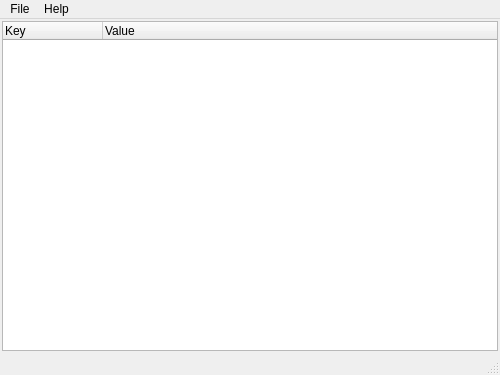
<?xml version="1.0" encoding="UTF-8"?>
<ui version="4.0">
 <class>SerialTree</class>
 <widget class="QDockWidget" name="SerialTree">
  <property name="geometry">
   <rect>
    <x>0</x>
    <y>0</y>
    <width>500</width>
    <height>375</height>
   </rect>
  </property>
  <widget class="QMainWindow" name="mainWindow">
   <property name="dockNestingEnabled">
    <bool>true</bool>
   </property>
   <widget class="QWidget" name="centralWidget">
    <layout class="QGridLayout" name="gridLayout">
     <property name="leftMargin">
      <number>2</number>
     </property>
     <property name="topMargin">
      <number>2</number>
     </property>
     <property name="rightMargin">
      <number>2</number>
     </property>
     <property name="bottomMargin">
      <number>2</number>
     </property>
     <property name="spacing">
      <number>0</number>
     </property>
     <item row="0" column="0">
      <widget class="QTreeWidget" name="treeWidget">
       <property name="alternatingRowColors">
        <bool>true</bool>
       </property>
       <property name="uniformRowHeights">
        <bool>true</bool>
       </property>
       <property name="animated">
        <bool>true</bool>
       </property>
       <property name="wordWrap">
        <bool>true</bool>
       </property>
       <property name="columnCount">
        <number>2</number>
       </property>
       <column>
        <property name="text">
         <string>Key</string>
        </property>
       </column>
       <column>
        <property name="text">
         <string>Value</string>
        </property>
       </column>
      </widget>
     </item>
    </layout>
   </widget>
   <widget class="QMenuBar" name="menuBar">
    <property name="geometry">
     <rect>
      <x>0</x>
      <y>0</y>
      <width>500</width>
      <height>21</height>
     </rect>
    </property>
    <widget class="QMenu" name="menuFile">
     <property name="title">
      <string>File</string>
     </property>
     <addaction name="actionFind_Key"/>
     <addaction name="separator"/>
     <addaction name="actionOpen_Tree"/>
     <addaction name="actionSave_Tree"/>
     <addaction name="actionExport_CSV"/>
     <addaction name="separator"/>
     <addaction name="actionClose_Window"/>
    </widget>
    <widget class="QMenu" name="menuHelp">
     <property name="title">
      <string>Help</string>
     </property>
     <addaction name="actionGeneral_Help"/>
     <addaction name="actionTree_Help"/>
    </widget>
    <addaction name="menuFile"/>
    <addaction name="menuHelp"/>
   </widget>
   <widget class="QStatusBar" name="statusBar"/>
  </widget>
  <action name="actionFind_Key">
   <property name="text">
    <string>Find Key</string>
   </property>
   <property name="shortcut">
    <string>Ctrl+F</string>
   </property>
  </action>
  <action name="actionOpen_Tree">
   <property name="enabled">
    <bool>false</bool>
   </property>
   <property name="text">
    <string>Open Tree</string>
   </property>
   <property name="shortcut">
    <string>Ctrl+O</string>
   </property>
   <property name="visible">
    <bool>false</bool>
   </property>
  </action>
  <action name="actionSave_Tree">
   <property name="text">
    <string>Save Tree</string>
   </property>
   <property name="shortcut">
    <string>Ctrl+S</string>
   </property>
  </action>
  <action name="actionExport_CSV">
   <property name="text">
    <string>Export CSV</string>
   </property>
   <property name="shortcut">
    <string>Ctrl+E</string>
   </property>
  </action>
  <action name="actionClose_Window">
   <property name="text">
    <string>Close Window</string>
   </property>
   <property name="shortcut">
    <string>Ctrl+Q</string>
   </property>
  </action>
  <action name="actionGeneral_Help">
   <property name="text">
    <string>General Help</string>
   </property>
  </action>
  <action name="actionTree_Help">
   <property name="text">
    <string>Tree Help</string>
   </property>
  </action>
 </widget>
 <resources/>
 <connections/>
</ui>
